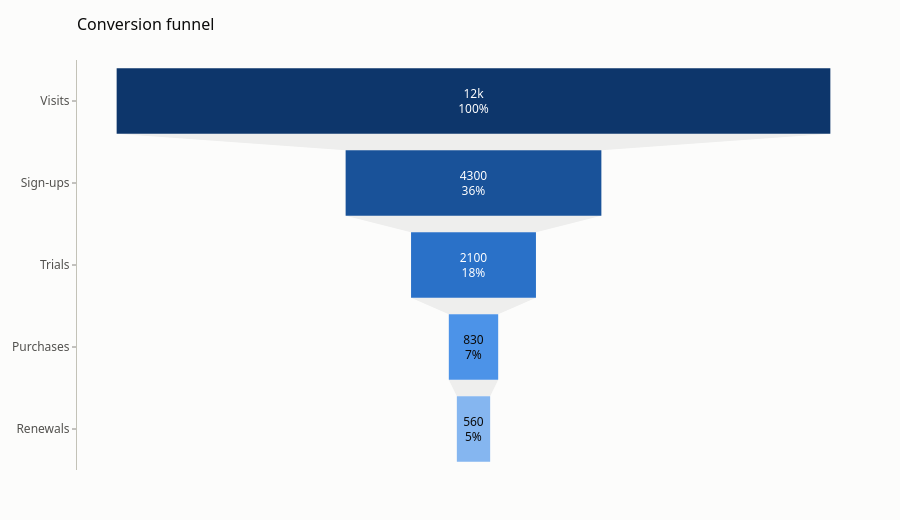

Here is the notebook cell this chart was saved with:
### Code cell
pc.examples.demo('funnel', backend='plotly')

### Figure 1 — Plotly figure (JSON) as saved in the notebook; plotly's stock layout.template omitted (floating-point values rounded to 4 significant figures)
{"data": [{"connector": {"fillcolor": "#eeeeed"}, "hovertemplate": "<b>%{y}</b><br>%{x:,.4~g}<br>%{percentInitial:.1%} of first stage<extra></extra>", "marker": {"color": ["#0d366b", "#195299", "#2a71c8", "#4c93e8", "#85b6f0"]}, "textfont": {"color": ["#ffffff", "#ffffff", "#ffffff", "#0b0b0b", "#0b0b0b"]}, "textinfo": "value+percent initial", "type": "funnel", "x": [12000.0, 4300.0, 2100.0, 830.0, 560.0], "y": ["Visits", "Sign-ups", "Trials", "Purchases", "Renewals"]}], "layout": {"height": 520, "title": {"text": "Conversion funnel"}}}
